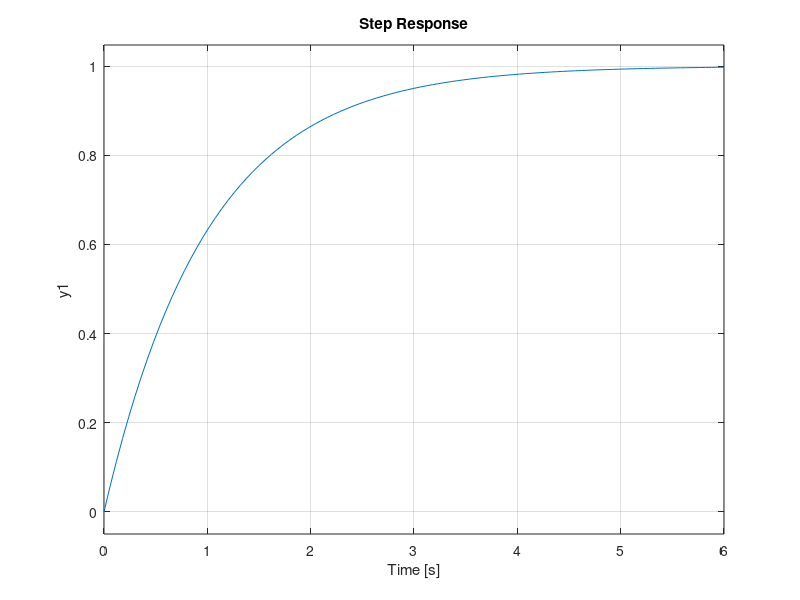
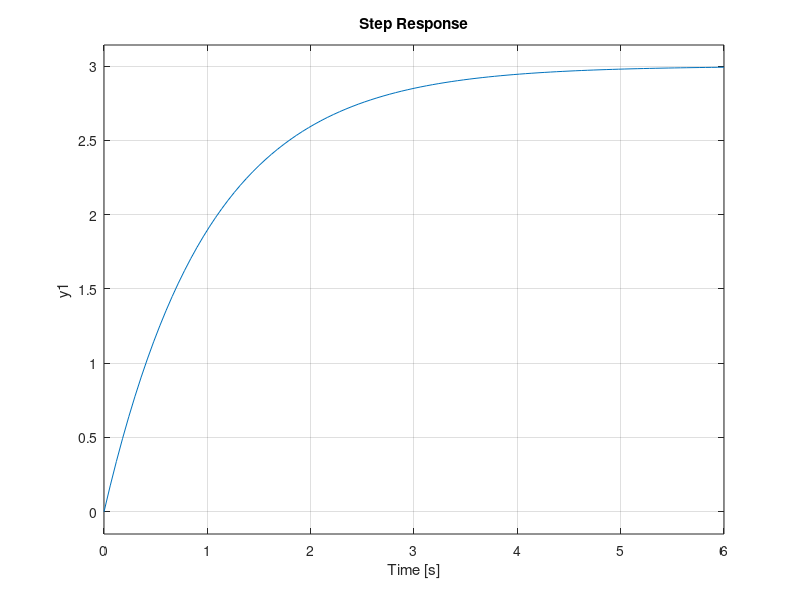
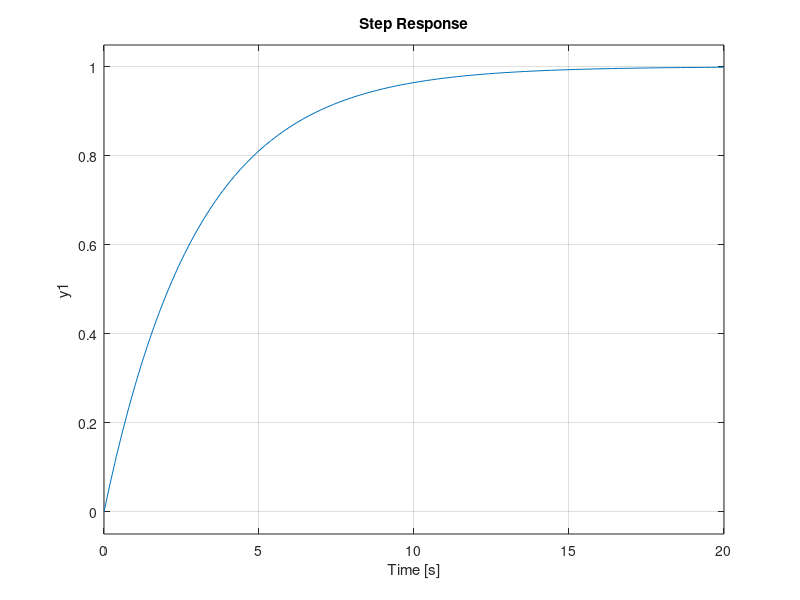

MATLAB code to generate these figures, in order:
K = 1;
T = 1;
H = tf( K, [T 1]);
step(H)
K = 3;
H = tf( K, [T 1]);
figure, step(H)
K = 1;
T = 3;
H = tf( K, [T 1]);
figure, step(H)